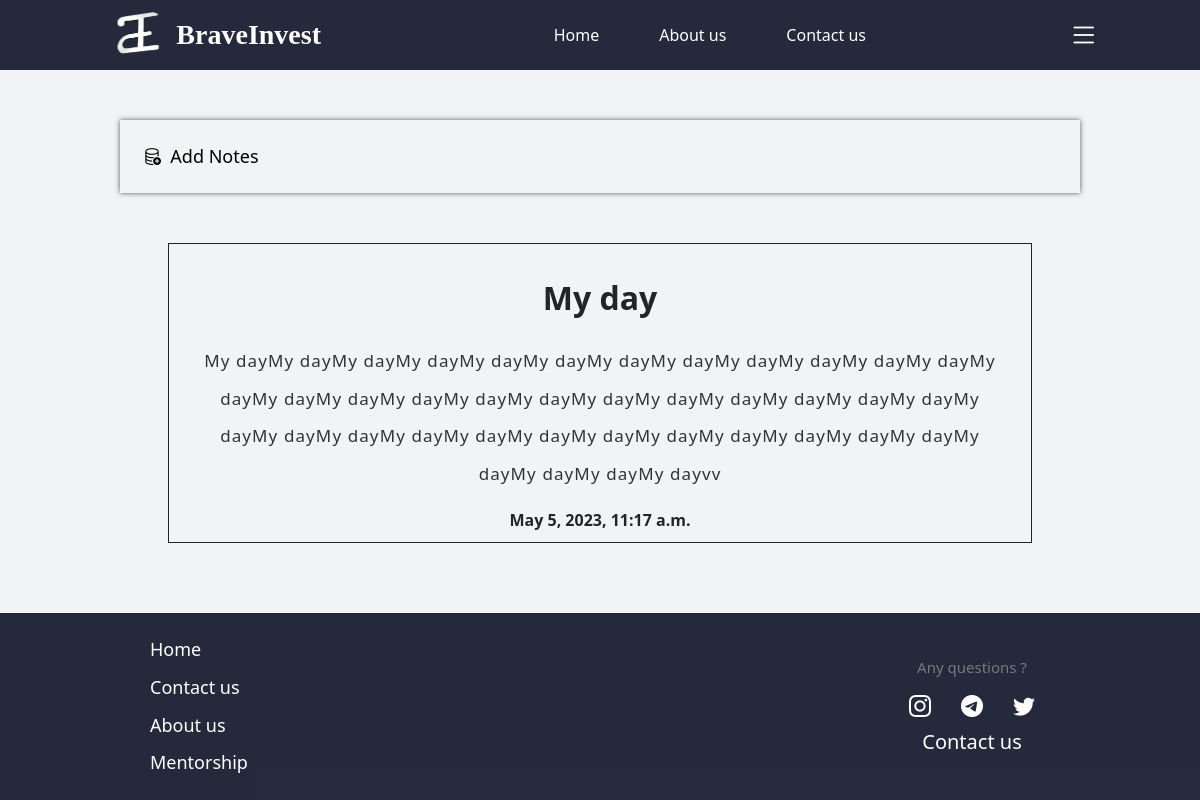
The app's page /users/profile/notes/ (signed in), older data.
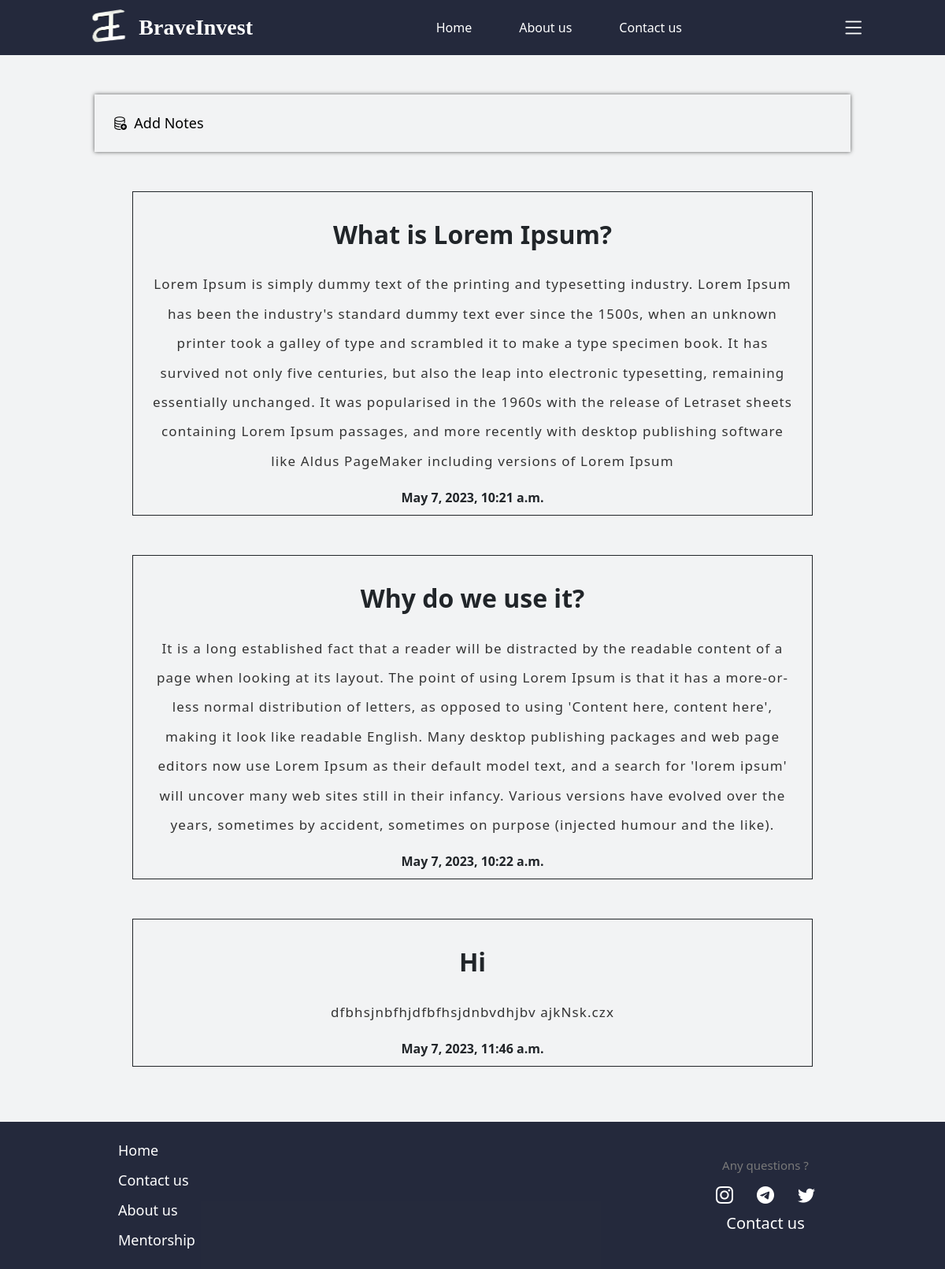
The same page, newer data.
### invest/models.py (models this page shows, shortened)
class Notes(models.Model):
    user = models.ForeignKey(User, on_delete=models.CASCADE)
    title = models.CharField(max_length=250, blank=True, null=True)
    text = models.TextField()
    created_at = models.DateTimeField(default=timezone.now)

### invest/views.py (the view)
# urls.py: path("users/profile/notes/", NotesView.as_view(), name="notes"),
class NotesView(View):
    def get(self, request):
        if request.user.is_staff:
            notes = Notes.objects.all()
            return render(request, "notes.html", {"notes":notes})
        return redirect(reverse("profile", kwargs={"id":request.user.id}))

### templates/notes.html
{% extends 'base.html' %}
{% block content %}
<div class="habits-content">
    {% if request.user.is_staff %}
        <div class="admin-table admin-table-create">
            <a class="admin-table-line" href="{% url 'create_note' %}">
                <i class="bi bi-database-add"></i> &nbsp Add Notes
            </a>
        </div>
    {% endif %}
        {% if notes %}
            {% for note in notes %}
                {% if note.user == request.user %}
                    <div class="you-vid">
                        <div class="note">
                            <h2>{{ note.title }}</h2>
                            <p>{{ note.text }}</p>
                            <b>{{ note.created_at }}</b>
                        </div>
                    </div>
                {% endif %}
            {% endfor %}
        {% endif %}
</div>
{% endblock content %}

Row changes from the older to the newer data that the page shows:
removed Notes: title "My day", text "My dayMy dayMy dayMy dayMy dayMy dayMy dayMy dayMy dayMy dayMy dayMy dayMy dayMy dayMy dayMy dayMy dayMy dayMy dayMy dayMy dayMy dayMy dayMy dayMy dayMy dayMy dayMy dayMy dayMy dayMy dayMy dayMy dayMy dayMy dayMy dayMy dayMy dayMy dayMy dayvv", created_at "May 5, 2023, 11:17 a.m."
added Notes: title "What is Lorem Ipsum?", text "Lorem Ipsum is simply dummy text of the printing and typesetting industry. Lorem Ipsum has been the industry's standard dummy text ever since the 1500s, when an unknown printer took a galley of type and scrambled it to make a type specimen book. It has survived not only five centuries, but also the leap into electronic typesetting, remaining essentially unchanged. It was popularised in the 1960s with the release of Letraset sheets containing Lorem Ipsum passages, and more recently with desktop publishing software like Aldus PageMaker including versions of Lorem Ipsum", created_at "May 7, 2023, 10:21 a.m."
added Notes: title "Why do we use it?", text "It is a long established fact that a reader will be distracted by the readable content of a page when looking at its layout. The point of using Lorem Ipsum is that it has a more-or-less normal distribution of letters, as opposed to using 'Content here, content here', making it look like readable English. Many desktop publishing packages and web page editors now use Lorem Ipsum as their default model text, and a search for 'lorem ipsum' will uncover many web sites still in their infancy. Various versions have evolved over the years, sometimes by accident, sometimes on purpose (injected humour and the like).", created_at "May 7, 2023, 10:22 a.m."
added Notes: title "Hi", text "dfbhsjnbfhjdfbfhsjdnbvdhjbv ajkNsk.czx", created_at "May 7, 2023, 11:46 a.m."
